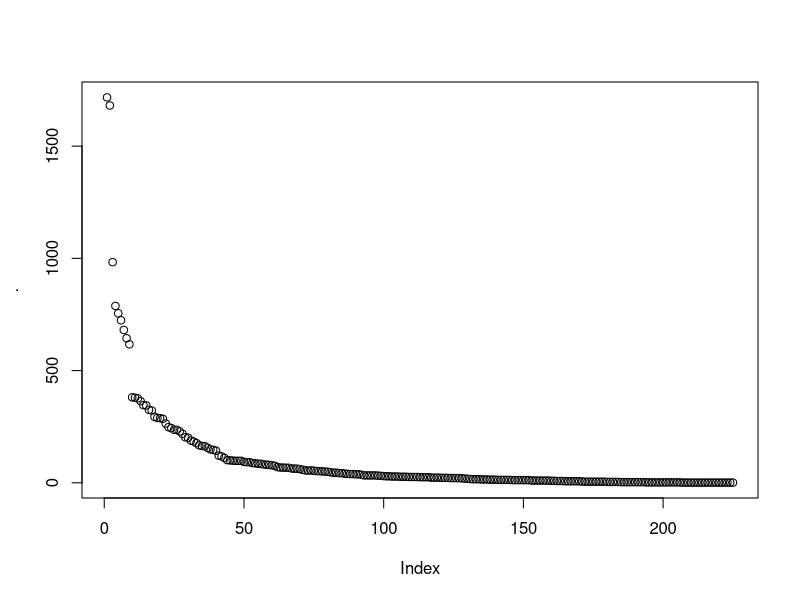

Write R code to recreate this figure.
library(tidyverse)
library(vegan)

data(BCI, package = "vegan")

BCI %>%
  colSums() %>% 
  sort(decreasing = TRUE) %>% 
  plot()


iris <- as_tibble(iris)
iris

#Select
iris %>% select(Sepal.Length, Species)

iris %>% select(-Sepal.Width) #removing

iris %>% select(Sepal.Length:Petal.Length) #selecting all coloumns from one to another

iris %>% select(Sepal.Length:Petal.Length, Species) #selecting all coloumns from one to another + something

iris %>% rename(sepal.length = Sepal.Length) #new name = old name, can put multiple ones in here

#Filter
iris %>%  filter(Sepal.Length > 5, Petal.Length < 2) # get some of the individuals who fulfill the requirement


#Mutate
iris %>% mutate(Petal.Area = Petal.Length * Petal.Width) #add a new petal area coloumn
iris %>% mutate(Species = toupper(Species)) #makes all species names' upper case

#Calculate mean petal length and standard deviation of each species
iris %>% group_by(Species) %>% 
  summarise(mean_petal_length = mean(Petal.Length), sd_petal_length = sd(Petal.Length))

iris %>% group_by(Species) %>% 
  mutate(mean_petal_length = mean(Petal.Length))


#Arrange
iris %>% arrange(Petal.Length)

iris %>% arrange(desc(Petal.Length)) 

iris %>% group_by(Species) %>% arrange(Petal.Length) %>% slice(1) #the smallest petal length from each species






